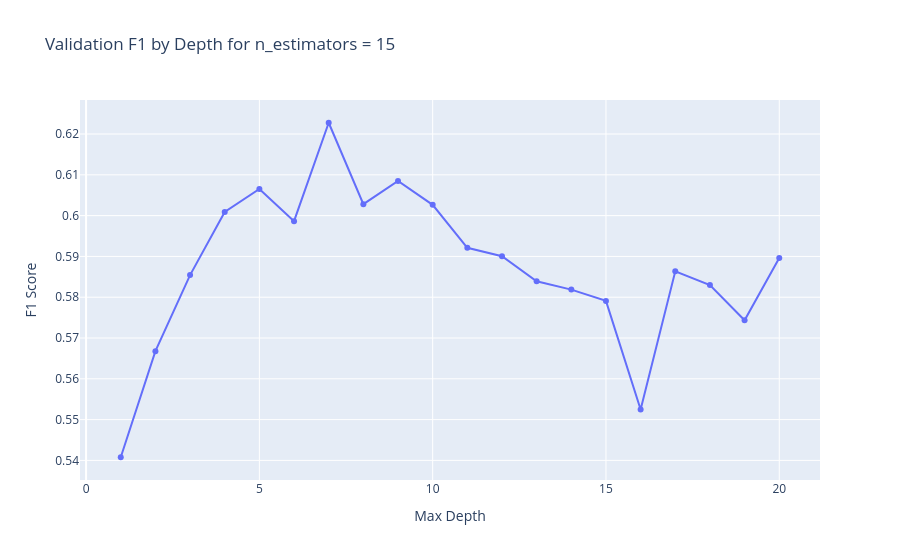

Write notebook code for a chart like this one.
### Code cell
model_rfc_up, n_estimators, depth, f1_rfc_up, roc_auc_rfc_up = rfc_optimizer(
    features_train_le_up,
    target_train_le_up,
    features_val_le,
    target_val_le,
)

scores_df.loc[len(scores_df)] = [
    'model_rfc_up',
    n_estimators,
    depth,
    f1_rfc_up,
    roc_auc_rfc_up
]

### Figure 1 — Plotly figure (JSON) as saved in the notebook; plotly's stock layout.template omitted (floating-point values rounded to 4 significant figures)
{"data": [{"hovertemplate": "Max Depth=%{x}<br>F1 Score=%{y}<extra></extra>", "legendgroup": "", "line": {"color": "#636efa", "dash": "solid"}, "marker": {"symbol": "circle"}, "mode": "lines+markers", "name": "", "orientation": "v", "showlegend": false, "type": "scatter", "x": [1.0, 2.0, 3.0, 4.0, 5.0, 6.0, 7.0, 8.0, 9.0, 10.0, 11.0, 12.0, 13.0, 14.0, 15.0, 16.0, 17.0, 18.0, 19.0, 20.0], "xaxis": "x", "y": [0.5408, 0.5668, 0.5854, 0.6009, 0.6065, 0.5986, 0.6228, 0.6028, 0.6085, 0.6026, 0.5921, 0.59, 0.5839, 0.5819, 0.5791, 0.5525, 0.5864, 0.583, 0.5743, 0.5896], "yaxis": "y"}], "layout": {"legend": {"tracegroupgap": 0}, "title": {"text": "Validation F1 by Depth for n_estimators = 15"}, "xaxis": {"anchor": "y", "domain": [0, 1], "title": {"text": "Max Depth"}}, "yaxis": {"anchor": "x", "domain": [0, 1], "title": {"text": "F1 Score"}}}}
